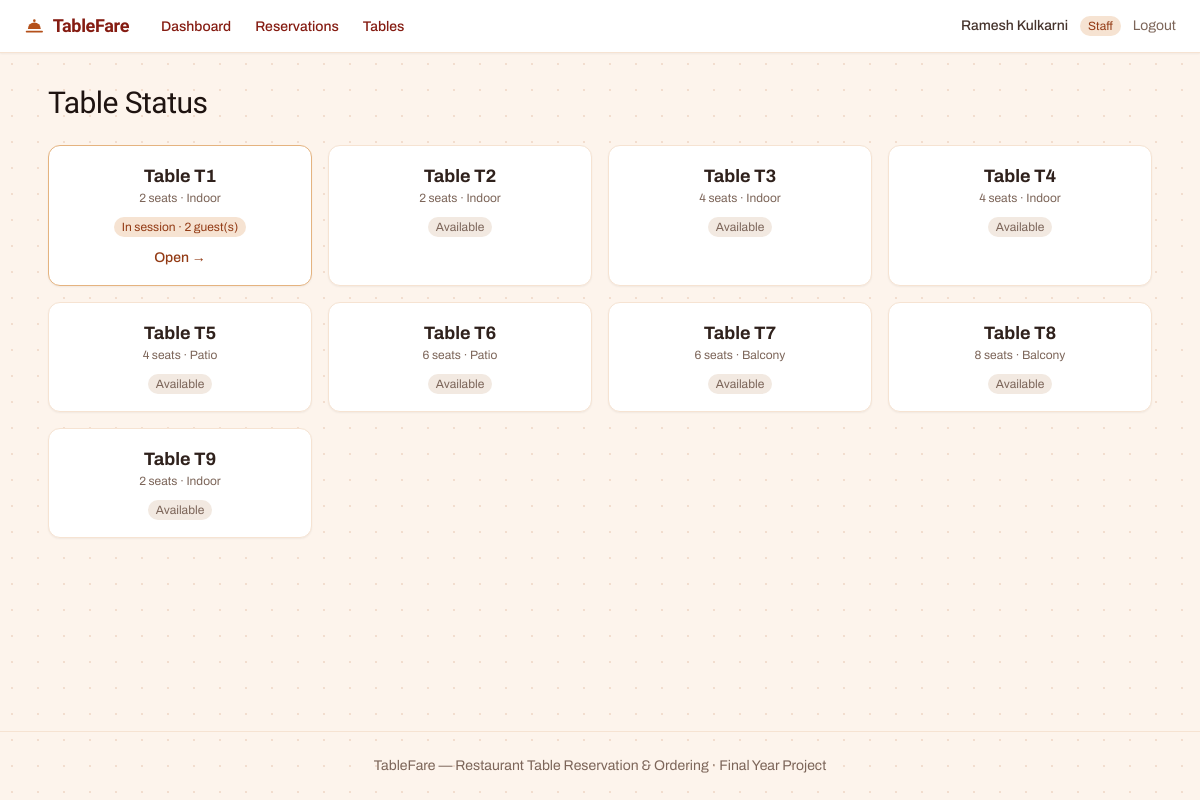
/index.php?route=staff/tables (signed in), run on the app's committed database.
### tables this page shows
CREATE TABLE restaurant_tables (
    id            INT AUTO_INCREMENT PRIMARY KEY,
    table_number  VARCHAR(10) NOT NULL UNIQUE,
    capacity      INT NOT NULL,
    zone          VARCHAR(50) NOT NULL,
    table_code    VARCHAR(40) NOT NULL UNIQUE,
    status        ENUM('active','inactive') NOT NULL DEFAULT 'active',
    created_at    TIMESTAMP NOT NULL DEFAULT CURRENT_TIMESTAMP
);

### app/controllers/StaffController.php (called while the page is built, shortened)
<?php
require_once __DIR__ . '/../models/RestaurantTable.php';
require_once __DIR__ . '/../models/TableSession.php';
class StaffController
{
    public function tables(): void
    {
        $tables = RestaurantTable::allActive();
        $activeSessions = TableSession::allActiveWithDetails();
        $sessionsByTable = [];
        foreach ($activeSessions as $s) {
            $sessionsByTable[$s['table_id']] = $s;
        }
        $pageTitle = 'Table Status';
        require __DIR__ . '/../views/staff/tables.php';
    }
}

### public/index.php (called while the page is built, shortened)
<?php
require_once __DIR__ . '/../core/helpers.php';
require_once __DIR__ . '/../core/Database.php';
require_once __DIR__ . '/../app/controllers/StaffController.php';
$router = new Router();
$router->get('login', fn() => (new AuthController())->showLogin());
$router->post('login', fn() => (new AuthController())->login());
$router->post('logout', fn() => (new AuthController())->logout());
$router->get('admin/dashboard', fn() => (new AdminController())->dashboard());
$router->get('admin/tables', fn() => (new AdminController())->tables());
$router->post('admin/tables/store', fn() => (new AdminController())->tableStore());
$router->post('admin/tables/update', fn() => (new AdminController())->tableUpdate());
$router->post('admin/tables/status', fn() => (new AdminController())->tableToggleStatus());
$router->get('admin/tables/qr', fn() => (new AdminController())->tableQrDownload());
$router->get('admin/menu', fn() => (new AdminController())->menu());
$router->post('admin/menu/categories/store', fn() => (new AdminController())->categoryStore());
$router->post('admin/menu/categories/update', fn() => (new AdminController())->categoryUpdate());
$router->post('admin/menu/categories/delete', fn() => (new AdminController())->categoryDelete());
$router->post('admin/menu/items/store', fn() => (new AdminController())->itemStore());
$router->post('admin/menu/items/update', fn() => (new AdminController())->itemUpdate());
$router->post('admin/menu/items/delete', fn() => (new AdminController())->itemDelete());
$router->get('admin/staff', fn() => (new AdminController())->staff());
$router->post('admin/staff/store', fn() => (new AdminController())->staffStore());
$router->post('admin/staff/status', fn() => (new AdminController())->staffToggleStatus());
$router->get('admin/reservations', fn() => (new AdminController())->reservations());
$router->get('admin/reports', fn() => (new AdminController())->reports());
$router->get('staff/dashboard', fn() => (new StaffController())->dashboard());
$router->get('staff/reservations', fn() => (new StaffController())->reservations());
$router->post('staff/reservations/confirm', fn() => (new StaffController())->reservationConfirm());
$router->post('staff/reservations/cancel', fn() => (new StaffController())->reservationCancel());
$router->post('staff/reservations/seat', fn() => (new StaffController())->reservationSeat());
$router->get('staff/tables', fn() => (new StaffController())->tables());
$router->get('staff/sessions/detail', fn() => (new StaffController())->sessionDetail());
$router->post('staff/sessions/close', fn() => (new StaffController())->sessionForceClose());
$router->post('staff/orders/serve', fn() => (new StaffController())->orderMarkServed());
$router->get('staff/billing', fn() => (new StaffController())->billing());
$router->post('staff/billing/generate', fn() => (new StaffController())->billingGenerate());
$router->post('staff/billing/markpaid', fn() => (new StaffController())->billingMarkPaid());
$router->get('kitchen/queue', fn() => (new KitchenController())->queue());
$router->get('kitchen/queue/data', fn() => (new KitchenController())->queueData());
$router->post('kitchen/item/advance', fn() => (new KitchenController())->itemAdvance());
$router->get('booking/create', fn() => (new BookingController())->createForm());
$router->post('booking/create/otp', fn() => (new BookingController())->createSendOtp());
$router->post('booking/create/verify', fn() => (new BookingController())->createVerify());
$router->get('booking/lookup', fn() => (new BookingController())->lookupForm());
$router->post('booking/lookup/otp', fn() => (new BookingController())->lookupSendOtp());
$router->post('booking/lookup/verify', fn() => (new BookingController())->lookupVerify());
$router->get('booking/mine', fn() => (new BookingController())->mine());
$router->post('booking/cancel', fn() => (new BookingController())->cancel());
$router->get('table/join', fn() => (new TableController())->join());
$router->get('table/start', fn() => (new TableController())->startForm());
$router->post('table/start/otp', fn() => (new TableController())->startSendOtp());
$router->post('table/start/verify', fn() => (new TableController())->startVerify());
$router->get('table/started', fn() => (new TableController())->started());
$router->get('table/joincode', fn() => (new TableController())->joinCodeForm());
$router->post('table/joincode/submit', fn() => (new TableController())->joinCodeSubmit());
$router->get('order/menu', fn() => (new OrderController())->menu());
$router->get('order/cart', fn() => (new OrderController())->cartData());
$router->post('order/cart/add', fn() => (new OrderController())->cartAdd());
$router->post('order/cart/update', fn() => (new OrderController())->cartUpdate());
$router->post('order/place', fn() => (new OrderController())->place());
$router->get('order/mine', fn() => (new OrderController())->mine());
$route = $_GET['route'] ?? '';
$router->dispatch($_SERVER['REQUEST_METHOD'], $route);

### core/Router.php (called while the page is built, shortened)
<?php
class Router
{
    private array $routes = ['GET' => [], 'POST' => []];
    public function get(string $route, callable $handler): void
    {
        $this->routes['GET'][$route] = $handler;
    }
    public function post(string $route, callable $handler): void
    {
        $this->routes['POST'][$route] = $handler;
    }
    public function dispatch(string $method, string $route): void
    {
        $handler = $this->routes[$method][$route] ?? null;
        try {
            $handler();
        } catch (Throwable $e) {
            error_log($e->getMessage());
            http_response_code(500);
            require __DIR__ . '/../app/views/errors/500.php';
        }
    }
}

### core/Database.php (called while the page is built)
<?php
class Database
{
    private static ?PDO $instance = null;
    public static function connect(): PDO
    {
        if (self::$instance === null) {
            $config = require __DIR__ . '/../config/database.php';
            $dsn = sprintf(
                'mysql:host=%s;port=%d;dbname=%s;charset=%s',
                $config['host'],
                $config['port'],
                $config['database'],
                $config['charset']
            );
            self::$instance = new PDO($dsn, $config['username'], $config['password'], [
                PDO::ATTR_ERRMODE            => PDO::ERRMODE_EXCEPTION,
                PDO::ATTR_DEFAULT_FETCH_MODE => PDO::FETCH_ASSOC,
                PDO::ATTR_EMULATE_PREPARES   => false,
            ]);
        }
        return self::$instance;
    }
}

### app/models/RestaurantTable.php (called while the page is built, shortened)
<?php
require_once __DIR__ . '/../../core/Database.php';
class RestaurantTable
{
    public static function allActive(): array
    {
        return Database::connect()->query(
            "SELECT * FROM restaurant_tables WHERE status = 'active' ORDER BY table_number"
        )->fetchAll();
    }
}

### app/models/TableSession.php (called while the page is built, shortened)
<?php
require_once __DIR__ . '/../../core/Database.php';
class TableSession
{
    public static function allActiveWithDetails(): array
    {
        return Database::connect()->query(
            "SELECT ts.*, t.table_number, t.zone,
                    (SELECT COUNT(*) FROM session_members sm WHERE sm.table_session_id = ts.id) AS member_count
             FROM table_sessions ts
             JOIN restaurant_tables t ON t.id = ts.table_id
             WHERE ts.status = 'active'
             ORDER BY t.table_number"
        )->fetchAll();
    }
}

### app/views/staff/tables.php (the view, shortened to what this page needs)
<?php require __DIR__ . '/../partials/header.php'; ?>
<?php require __DIR__ . '/../partials/staff_navbar.php'; ?>
<main class="flex-1 max-w-6xl mx-auto w-full px-6 py-8">
    <h1 class="text-3xl text-stone-900"><?= e($pageTitle) ?></h1>
    <section class="grid grid-cols-2 sm:grid-cols-3 lg:grid-cols-4 gap-4 mt-6">
        <?php foreach ($tables as $t): ?>
            <?php $session = $sessionsByTable[$t['id']] ?? null; ?>
            <div class="bg-white rounded-xl border <?= $session ? 'border-amber-300' : 'border-amber-100' ?> shadow-sm p-4 text-center">
                <div class="font-bold text-lg text-stone-800">Table <?= e($t['table_number']) ?></div>
                <div class="text-xs text-stone-500 mb-2"><?= (int)$t['capacity'] ?> seats &middot; <?= e($t['zone']) ?></div>
                <?php if ($session): ?>
                    <span class="inline-block px-2 py-0.5 rounded-full text-xs bg-amber-100 text-amber-700 mb-2">In session &middot; <?= (int)$session['member_count'] ?> guest(s)</span>
                    <br>
                    <a href="/index.php?route=staff/sessions/detail&id=<?= (int)$session['id'] ?>" class="text-sm text-amber-700 hover:underline font-medium">Open &rarr;</a>
                <?php else: ?>
                    <span class="inline-block px-2 py-0.5 rounded-full text-xs bg-stone-100 text-stone-500">Available</span>
                <?php endif; ?>
            </div>
        <?php endforeach; ?>
    </section>
</main>
<?php require __DIR__ . '/../partials/footer.php'; ?>

### app/views/partials/header.php (style rules this page uses)
:root { color-scheme: light; }
body { background-color: #FDF4EC; background-image: radial-gradient(rgba(180, 80, 26, 0.14) 1px, transparent 1px); background-size: 26px 26px; background-position: -1px -1px; }
h1, h2, h3, .font-display { font-family: 'Bricolage Grotesque', Archivo, 'Segoe UI', sans-serif; letter-spacing: -0.018em; }
h1 { font-weight: 800; }

### data on the page
restaurant_tables: table_number "T1", capacity "2", zone "Indoor", member_count "2"
restaurant_tables: table_number "T2", capacity "2", zone "Indoor", shows "Available"
restaurant_tables: table_number "T3", capacity "4", zone "Indoor", shows "Available"
restaurant_tables: table_number "T4", capacity "4", zone "Indoor", shows "Available"
restaurant_tables: table_number "T5", capacity "4", zone "Patio", shows "Available"
restaurant_tables: table_number "T6", capacity "6", zone "Patio", shows "Available"
restaurant_tables: table_number "T7", capacity "6", zone "Balcony", shows "Available"
restaurant_tables: table_number "T8", capacity "8", zone "Balcony", shows "Available"
restaurant_tables: table_number "T9", capacity "2", zone "Indoor", shows "Available"

### other printed values
$label "Dashboard"
$label "Reservations"
$label "Tables"
Auth::name() "Ramesh Kulkarni"
str_replace('_', ' ', $role) "Staff"
$pageTitle "Table Status"
